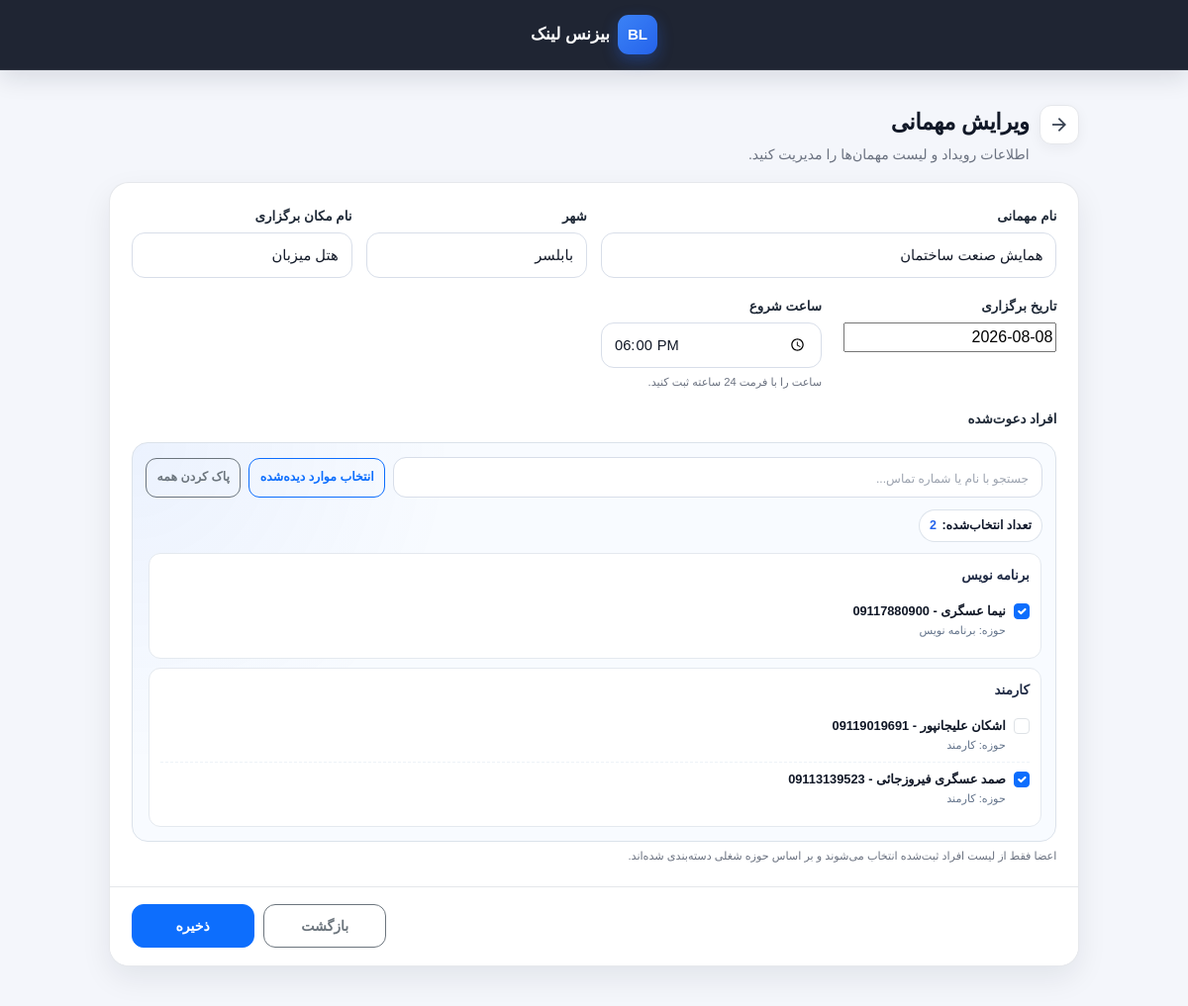
The app's page /events/2/edit/ (signed in) with its own data.
### core/models.py (models this page shows, shortened)
class Event(models.Model):
    STATUS_PENDING = "pending"
    STATUS_ACTIVE = "active"
    STATUS_COMPLETED = "completed"
    STATUS_CHOICES = [
        (STATUS_PENDING, "در انتظار برگزاری"),
        (STATUS_ACTIVE, "در حال برگزاری"),
        (STATUS_COMPLETED, "پایان یافته"),
    ]
    name = models.CharField(max_length=200, verbose_name="نام مهمانی")
    city = models.CharField(max_length=100, db_index=True, verbose_name="شهر")
    venue_name = models.CharField(max_length=200, verbose_name="نام مکان برگزاری")
    event_date = models.DateField(db_index=True, verbose_name="تاریخ برگزاری")
    event_time = models.TimeField(verbose_name="ساعت شروع")
    status = models.CharField(
        max_length=20,
        choices=STATUS_CHOICES,
        default=STATUS_PENDING,
        db_index=True,
        verbose_name="وضعیت مهمانی"
    )
    invitation_text = models.TextField(
        blank=True,
        default="",
        verbose_name="متن پیام دعوت"
    )
    thank_you_text = models.TextField(
        blank=True,
        default="",
        verbose_name="متن تشکر از حضور"
    )
    missed_you_text = models.TextField(
        blank=True,
        default="",
        verbose_name="متن عدم حضور"
    )
    started_at = models.DateTimeField(blank=True, null=True, verbose_name="زمان شروع واقعی")
    completed_at = models.DateTimeField(blank=True, null=True, verbose_name="زمان پایان")
    created_at = models.DateTimeField(auto_now_add=True)
    class Meta:
        verbose_name = "مهمانی"
        verbose_name_plural = "مهمانی‌ها"
        ordering = ["-event_date", "-event_time"]

class JobCategory(models.Model):
    name = models.CharField(max_length=100, unique=True, verbose_name="حوزه فعالیت")
    created_at = models.DateTimeField(auto_now_add=True)
    class Meta:
        verbose_name = "حوزه کاری"
        verbose_name_plural = "حوزه‌های کاری"
        ordering = ["name"]

### core/views.py (the view, shortened to what this page needs)
# urls.py: path('events/<int:pk>/edit/', views.EventUpdateView.as_view(), name='edit_event'),
class EventUpdateView(LoginRequiredMixin, UpdateView):
    login_url = "/admin/login/"
    model = Event
    form_class = EventForm
    template_name = "core/event_form.html"

### core/models.py (called while the page is built)
    @property
    def full_name(self):
        return f"{self.first_name} {self.last_name}"

### templates/core/event_form.html (shortened to what this page needs)
{% extends "core/base.html" %}
{% load jalali %}
{% load tz %}
{% block content %}
<div class="event-form-page">
    <div class="event-form-shell">
        <div class="event-page-header">
            <div class="event-header-main">
                <a href="{% url 'event_list' %}"
                   class="back-icon-btn"
                   aria-label="بازگشت به لیست مهمانی‌ها"
                   title="بازگشت به لیست مهمانی‌ها">
                    <span class="material-symbols-outlined">arrow_forward</span>
                </a>
                <div>
                    <h1 class="event-page-title">
                        {% if object %}ویرایش مهمانی{% else %}ایجاد مهمانی{% endif %}
                    </h1>
                    <p class="event-page-subtitle">
                        اطلاعات رویداد و لیست مهمان‌ها را مدیریت کنید.
                    </p>
                </div>
            </div>
        </div>
        <form method="post" class="event-form-card" id="eventForm">
            <div class="event-form-card-body">
                <div class="row event-form-grid">
                    <div class="col-12 col-md-6">
                        <div class="field-group">
                            <label for="{{ form.name.id_for_label }}" class="form-label field-label">
                                {{ form.name.label }}
                            </label>
                            {{ form.name }}
                        </div>
                    </div>
                    <div class="col-12 col-sm-6 col-md-3">
                        <div class="field-group">
                            <label for="{{ form.city.id_for_label }}" class="form-label field-label">
                                {{ form.city.label }}
                            </label>
                            {{ form.city }}
                        </div>
                    </div>
                    <div class="col-12 col-sm-6 col-md-3">
                        <div class="field-group">
                            <label for="{{ form.venue_name.id_for_label }}" class="form-label field-label">
                                {{ form.venue_name.label }}
                            </label>
                            {{ form.venue_name }}
                        </div>
                    </div>
                    <div class="col-12 col-sm-6 col-md-3">
                        <div class="field-group">
                            <label for="{{ form.event_date.id_for_label }}" class="form-label field-label">
                                {{ form.event_date.label }}
                            </label>
                            {{ form.event_date }}
                        </div>
                    </div>
                    <div class="col-12 col-sm-6 col-md-3">
                        <div class="field-group">
                            <label for="{{ form.event_time.id_for_label }}" class="form-label field-label">
                                {{ form.event_time.label }}
                            </label>
                            {{ form.event_time }}
                            <div class="form-text">
                                ساعت را با فرمت 24 ساعته ثبت کنید.
                            </div>
                        </div>
                    </div>
                    <div class="col-12">
                        <div class="field-group">
                            <label class="form-label field-label">
                                {{ form.invited_members.label }}
                            </label>
                            <div class="member-picker">
                                <div class="member-picker-toolbar">
                                    <input type="search"
                                           id="member-search"
                                           class="form-control"
                                           placeholder="جستجو با نام یا شماره تماس...">
                                    <button type="button"
                                            class="btn btn-outline-primary member-picker-action"
                                            id="select-visible-members">
                                        انتخاب موارد دیده‌شده
                                    </button>
                                    <button type="button"
                                            class="btn btn-outline-secondary member-picker-action"
                                            id="clear-all-members">
                                        پاک کردن همه
                                    </button>
                                </div>
                                <div class="selected-counter">
                                    تعداد انتخاب‌شده:
                                    <span id="selected-members-count">0</span>
                                </div>
                                <div class="member-groups-scroll">
                                    {% for group_name, group_members in form.fields.invited_members.choices %}
                                        <div class="member-group" data-member-group>
                                            <h6 class="member-group-title">
                                                {{ group_name }}
                                            </h6>
                                            {% for member_id, member_title in group_members %}
                                                <label class="member-item"
                                                       data-member-item
                                                       data-search-text="{{ member_title|lower }} {{ group_name|lower }}">
                                                    <input type="checkbox"
                                                           class="form-check-input member-checkbox"
                                                           value="{{ member_id }}">
                                                    <span class="member-item-content">
                                                        <span class="member-title-text">
                                                            {{ member_title }}
                                                        </span>
                                                        <small class="member-meta">
                                                            حوزه: {{ group_name }}
                                                        </small>
                                                    </span>
                                                </label>
                                            {% endfor %}
                                        </div>
                                    {% endfor %}
                                </div>
                            </div>
                            <div class="form-text">
                                اعضا فقط از لیست افراد ثبت‌شده انتخاب می‌شوند و بر اساس حوزه شغلی دسته‌بندی شده‌اند.
                            </div>
                        </div>
                    </div>
                </div>
            </div>
            <div class="event-form-card-footer">
                <a href="{% url 'event_list' %}"
                   class="btn btn-outline-secondary event-form-btn order-2 order-sm-1">
                    بازگشت
                </a>
                <button type="submit"
                        class="btn btn-primary event-form-btn order-1 order-sm-2"
                        id="submitBtn">
                    ذخیره
                </button>
            </div>
        </form>
    </div>
</div>
{% endblock %}

### templates/core/base.html (style rules this page uses)
:root { --app-bg: #f4f6fb; --app-surface: rgba(17, 24, 39, 0.94); --app-surface-border: rgba(255, 255, 255, 0.08); --app-text: #ffffff; --app-text-soft: rgba(255, 255, 255, 0.72); --app-primary: #3b82f6; --app-primary-dark: #2563eb; --app-shadow: 0 8px 24px rgba(15, 23, 42, 0.12); --app-radius-sm: 10px; --app-radius-md: 14px; --app-transition: all 0.2s ease; }
*, *::before, *::after { box-sizing: border-box; }
html, body { min-height: 100%; margin: 0; padding: 0; background: var(--app-bg); font-family: Vazirmatn, sans-serif; }
body { color: #111827; }
a, button { -webkit-tap-highlight-color: transparent; }

### records on screen
Event: name "همایش صنعت ساختمان", city "بابلسر", venue_name "هتل میزبان", event_date "2026-08-08", event_time "18:00"
JobCategory: choices "برنامه نویس", group_members "برنامه نویس"
JobCategory: choices "کارمند", group_members "کارمند" "کارمند"

### other values on screen
{{ member_title }} "نیما عسگری - 09117880900" "اشکان علیجانپور - 09119019691" "صمد عسگری فیروزجائی - 09113139523"
